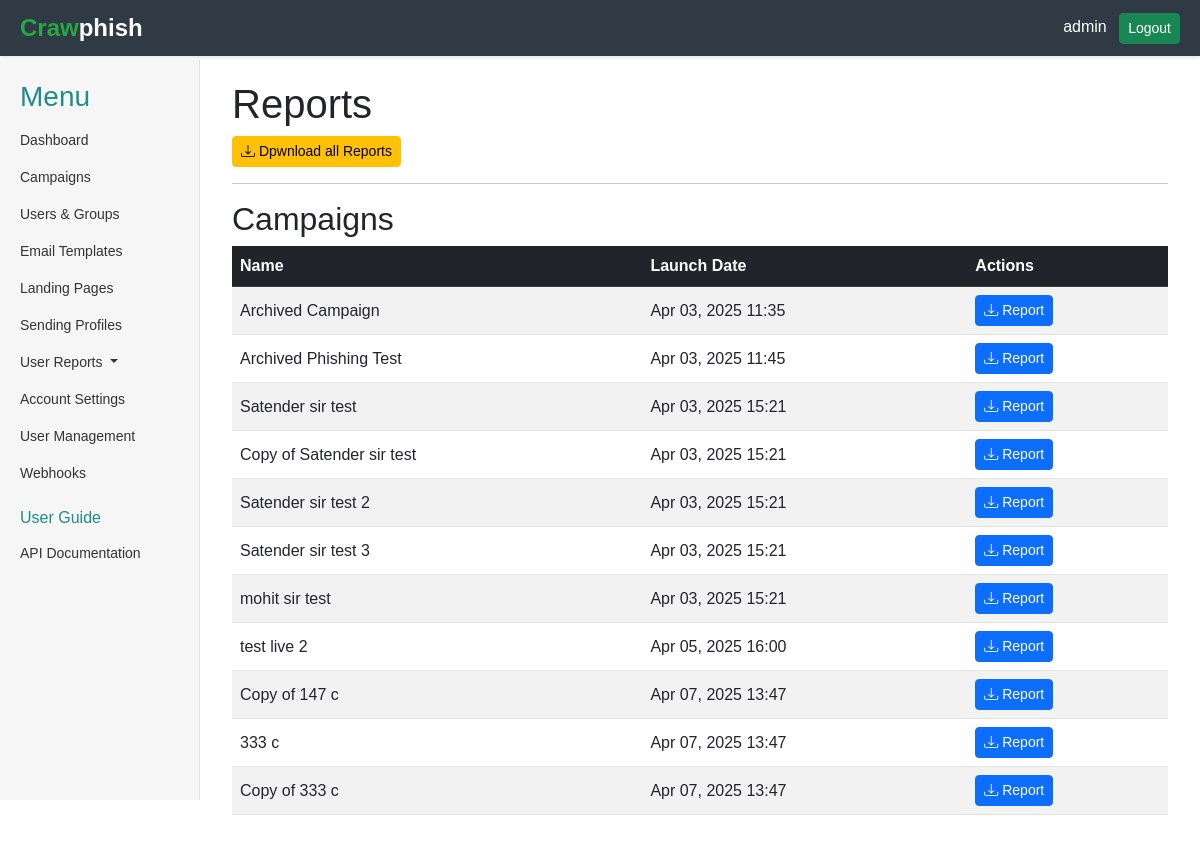
The page /reports/ (signed in) on the database its author committed.
### core/models.py (models this page shows, shortened)
class User(AbstractUser):
    position = models.CharField(max_length=100, blank=True, null=True)
    api_key = models.CharField(max_length=100, blank=True, null=True)

class Campaign(models.Model):
    STATUS_CHOICES = (
        ('active', 'Active'),
        ('archived', 'Archived'),
    )
    FREQUENCY_CHOICES = (
        ('one_time', 'One Time'),
        ('weekly', 'Weekly'),
        ('biweekly', 'Biweekly'),
        ('monthly', 'Monthly'),
        ('quarterly', 'Quarterly'),
        ('yearly', 'Yearly'),
    )
    SENDING_PERIOD_CHOICES = (
        ('immediate', 'Immediate'),
        ('over_period', 'Over a Period'),
    )
    name = models.CharField(max_length=100)
    campaign_group = models.ForeignKey(CampaignGroup, on_delete=models.SET_NULL, null=True, blank=True)
    url = models.URLField()
    launch_date = models.DateTimeField(default=timezone.now)
    end_date = models.DateTimeField(null=True, blank=True)
    sending_profile = models.ForeignKey('SendingProfile', on_delete=models.CASCADE)
    groups = models.ManyToManyField('Group', blank=True)
    status = models.CharField(max_length=10, choices=STATUS_CHOICES, default='active')
    send_to_all_users = models.BooleanField(
        default=False,
        help_text="If checked, sends to all ExternalUsers; if unchecked, sends to selected groups"
    )
    frequency = models.CharField(
        max_length=20,
        choices=FREQUENCY_CHOICES,
        default='one_time',
        help_text="How often the campaign should run"
    )
    sending_period_type = models.CharField(
        max_length=20,
        choices=SENDING_PERIOD_CHOICES,
        default='immediate',
        help_text="Whether emails are sent all at once or spread out"
    )
    sending_period_days = models.PositiveIntegerField(
        null=True,
        blank=True,
        help_text="Number of days to spread sending if 'Over a Period' is selected"
    )
    track_activity_duration = models.PositiveIntegerField(
        default=3,
        help_text="Number of days to track user activity after the campaign ends"
    )
    track_replied_emails = models.BooleanField(
        default=False,
        help_text="Track if users reply to the phishing email"
    )
    email_templates = models.ManyToManyField(
        'EmailTemplate',
        help_text="Multiple email templates to choose from during the campaign"
    )
    landing_pages = models.ManyToManyField(
        'LandingPage',
        help_text="Multiple landing pages to show after a click"
    )
    clicker_groups = models.ManyToManyField(
        'ClickerGroup',
        blank=True,
        help_text="Groups to add users who click links"
    )
    submitter_groups = models.ManyToManyField(
        'SubmitterGroup',
        blank=True,
        help_text="Groups to add users who enter passwords"
    )
    send_report_after_end = models.BooleanField(
        default=False,
        help_text="Send an email report when the campaign ends"
    )
    hide_from_dashboard = models.BooleanField(
        default=False,
        help_text="Hide campaign data from the dashboard"
    )

### core/views.py (the view)
# urls.py: path('reports/', views.ReportsView.as_view(), name='reports'),
class ReportsView(LoginRequiredMixin, ListView):
    model = Campaign
    template_name = 'core/reports.html'
    context_object_name = 'campaigns'

### core/templates/core/reports.html (shortened to what this page needs)
{% extends 'core/base.html' %}
{% block content %}
<div class="container">
    <h1>Reports</h1>
    <a href="{% url 'core:campaign_reports'%}" class="btn btn-sm btn-warning" data-bs-toggle="tooltip" title="Download All Reports">
        <i class="bi bi-download"></i> Dpwnload all Reports
    </a>
    <hr>
    <h2>Campaigns</h2>
    {% if campaigns %}
        <div class="table-responsive">
            <table class="table table-striped table-hover align-middle">
                <thead class="table-dark">
                    <tr>
                        <th>Name</th>
                        <th>Launch Date</th>
                        <th>Actions</th>
                    </tr>
                </thead>
                <tbody>
                    {% for campaign in campaigns %}
                        <tr>
                            <td>{{ campaign.name }}</td>
                            <td>{{ campaign.launch_date|date:"M d, Y H:i" }}</td>
                            <td>
                                <a href="{% url 'core:campaign_reports' campaign.pk %}" class="btn btn-sm btn-primary" data-bs-toggle="tooltip" title="Download Report">
                                    <i class="bi bi-download"></i> Report
                                </a>
                            </td>
                        </tr>
                    {% endfor %}
                </tbody>
            </table>
        </div>
    {% else %}
        <div class="alert alert-info" role="alert">
            No campaigns available.
        </div>
    {% endif %}
</div>
{% endblock %}

### core/templates/core/base.html (shortened to what this page needs)
<!DOCTYPE html>
<html lang="en">
<head>
    <link rel="stylesheet" href="https://cdn.jsdelivr.net/npm/bootstrap-icons@1.11.1/font/bootstrap-icons.css">
    <link href="https://cdn.jsdelivr.net/npm/bootstrap@5.3.0/dist/css/bootstrap.min.css" rel="stylesheet">
</head>
<body>
    <div class="container-fluid">
        {% if request.user.is_authenticated %}
            <div class="header">
                <div class="logo">
                    <span style="color: #28a745;">Craw</span> phish
                </div>
                <div>
                    <span class="text-white me-2">{{ request.user.username }}</span>
                    <a href="{% url 'logout' %}" class="btn btn-success btn-sm">Logout</a>
                </div>
            </div>
        {% endif %}
        <div class="main-content-wrapper {% if not request.user.is_authenticated %}unauthenticated{% endif %}">
            {% if request.user.is_authenticated %}
                <div class="sidebar">
                    <h3 style="color: rgb(31, 141, 141);">Menu</h3>
                    <ul class="nav flex-column">
                        <li class="nav-item">
                            <a class="nav-link {% if request.resolver_match.url_name == 'dashboard' %}active{% endif %}" href="{% url 'core:dashboard' %}">Dashboard</a>
                        </li>
                        <li class="nav-item">
                            <a class="nav-link {% if request.resolver_match.url_name == 'campaigns' %}active{% endif %}" href="{% url 'core:campaigns' %}">Campaigns</a>
                        </li>
                        <li class="nav-item">
                            <a class="nav-link {% if request.resolver_match.url_name == 'users_groups' %}active{% endif %}" href="{% url 'core:users_groups' %}">Users & Groups</a>
                        </li>
                        <li class="nav-item">
                            <a class="nav-link {% if request.resolver_match.url_name == 'email_templates' %}active{% endif %}" href="{% url 'core:email_templates' %}">Email Templates</a>
                        </li>
                        <li class="nav-item">
                            <a class="nav-link {% if request.resolver_match.url_name == 'landing_pages' %}active{% endif %}" href="{% url 'core:landing_pages' %}">Landing Pages</a>
                        </li>
                        <li class="nav-item">
                            <a class="nav-link {% if request.resolver_match.url_name == 'sending_profiles' %}active{% endif %}" href="{% url 'core:sending_profiles' %}">Sending Profiles</a>
                        </li>
                        <li class="nav-item dropdown">
                            <a class="nav-link dropdown-toggle split" href="" id="userReportsDropdown" role="button" data-bs-toggle="dropdown" aria-expanded="false">
                              User Reports
                            </a>
                          </li>
                        <li class="nav-item">
                            <a class="nav-link {% if request.resolver_match.url_name == 'settings' %}active{% endif %}" href="{% url 'core:settings' %}">Account Settings</a>
                        </li>
                        {% if request.user.is_superuser %}
                            <li class="nav-item">
                                <a class="nav-link {% if request.resolver_match.url_name == 'user_management' %}active{% endif %}" href="{% url 'core:user_management' %}">User Management</a>
                            </li>
                        {% endif %}
                        <li class="nav-item">
                            <a class="nav-link {% if request.resolver_match.url_name == 'webhooks' %}active{% endif %}" href="{% url 'core:webhooks' %}">Webhooks</a>
                        </li>
                        <li class="nav-item">
                            <h6 style="color: rgb(31, 141, 141);" class="mt-3">User Guide</h6>
                        </li>
                        <li class="nav-item">
                            <a class="nav-link" href="#">API Documentation</a>
                        </li>
                    </ul>
                </div>
            {% endif %}
            <div class="main-content {% if not request.user.is_authenticated %}unauthenticated{% endif %}">
                {% block content %}{% endblock %}
            </div>
        </div>
    </div>
</body>
</html>

### core/templates/core/base.html (style rules this page uses)
body { margin: 0; font-family: Arial, sans-serif; }
.container-fluid { padding: 0; min-height: 100vh; display: flex; flex-direction: column; }
.header { background-color: #2F3A44; color: white; padding: 10px 20px; display: flex; justify-content: space-between; align-items: center; width: 100%; box-shadow: 0 2px 4px rgba(0, 0, 0, 0.1); position: fixed; top: 0; left: 0; z-index: 1000; }
.header .logo { font-size: 24px; font-weight: bold; display: flex; align-items: center; }
.main-content-wrapper { display: flex; flex: 1; margin-top: 60px; }
.sidebar { width: 200px; background-color: #F5F6F5; padding: 20px; border-right: 1px solid #dee2e6; height: calc(100vh - 60px); position: fixed; top: 60px; left: 0; z-index: 999; }
.sidebar .nav-link { color: #333; padding: 8px 0; font-size: 14px; }
.main-content { flex: 1; margin-left: 200px; padding: 20px; }

### rows shown on the page
User: user.username "admin"
Campaign: name "Archived Campaign", launch_date "Apr 03, 2025 11:35"
Campaign: name "Archived Phishing Test", launch_date "Apr 03, 2025 11:45"
Campaign: name "Satender sir test", launch_date "Apr 03, 2025 15:21"
Campaign: name "Copy of Satender sir test", launch_date "Apr 03, 2025 15:21"
Campaign: name "Satender sir test 2", launch_date "Apr 03, 2025 15:21"
Campaign: name "Satender sir test 3", launch_date "Apr 03, 2025 15:21"
Campaign: name "mohit sir test", launch_date "Apr 03, 2025 15:21"
Campaign: name "test live 2", launch_date "Apr 05, 2025 16:00"
Campaign: name "Copy of 147 c", launch_date "Apr 07, 2025 13:47"
Campaign: name "333 c", launch_date "Apr 07, 2025 13:47"
Campaign: name "Copy of 333 c", launch_date "Apr 07, 2025 13:47"
